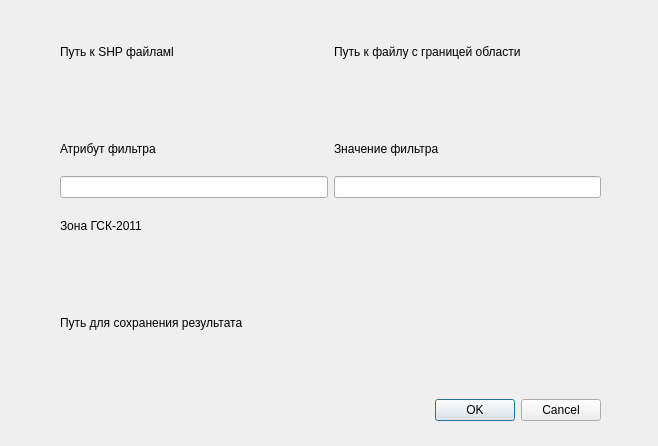
<?xml version="1.0" encoding="UTF-8"?>
<ui version="4.0">
 <class>clip_reproject_dialog_base</class>
 <widget class="QDialog" name="clip_reproject_dialog_base">
  <property name="geometry">
   <rect>
    <x>0</x>
    <y>0</y>
    <width>658</width>
    <height>446</height>
   </rect>
  </property>
  <property name="mouseTracking">
   <bool>false</bool>
  </property>
  <property name="windowTitle">
   <string>Clip Reproject</string>
  </property>
  <widget class="QWidget" name="layoutWidget">
   <property name="geometry">
    <rect>
     <x>60</x>
     <y>30</y>
     <width>541</width>
     <height>391</height>
    </rect>
   </property>
   <layout class="QGridLayout" name="gridLayout">
    <item row="3" column="0">
     <widget class="QgsFileWidget" name="osm_path">
      <property name="storageMode">
       <enum>QgsFileWidget::GetDirectory</enum>
      </property>
     </widget>
    </item>
    <item row="2" column="0">
     <widget class="QLabel" name="label">
      <property name="text">
       <string>Путь к SHP файламl</string>
      </property>
     </widget>
    </item>
    <item row="8" column="1">
     <widget class="QLineEdit" name="field_name"/>
    </item>
    <item row="7" column="0">
     <widget class="QLabel" name="label_3">
      <property name="text">
       <string>Атрибут фильтра</string>
      </property>
     </widget>
    </item>
    <item row="8" column="0">
     <widget class="QLineEdit" name="attr_value"/>
    </item>
    <item row="2" column="1">
     <widget class="QLabel" name="label_2">
      <property name="text">
       <string>Путь к файлу с границей области</string>
      </property>
     </widget>
    </item>
    <item row="3" column="1">
     <widget class="QgsFileWidget" name="admin_shp">
      <property name="filter">
       <string>*.shp</string>
      </property>
     </widget>
    </item>
    <item row="7" column="1">
     <widget class="QLabel" name="label_4">
      <property name="text">
       <string>Значение фильтра</string>
      </property>
     </widget>
    </item>
    <item row="11" column="0">
     <widget class="QLabel" name="label_5">
      <property name="text">
       <string>Путь для сохранения результата</string>
      </property>
     </widget>
    </item>
    <item row="15" column="1">
     <widget class="QDialogButtonBox" name="button_box">
      <property name="orientation">
       <enum>Qt::Horizontal</enum>
      </property>
      <property name="standardButtons">
       <set>QDialogButtonBox::Cancel|QDialogButtonBox::Ok</set>
      </property>
     </widget>
    </item>
    <item row="14" column="0" colspan="2">
     <widget class="QgsFileWidget" name="result_path">
      <property name="storageMode">
       <enum>QgsFileWidget::GetDirectory</enum>
      </property>
     </widget>
    </item>
    <item row="10" column="0" colspan="2">
     <widget class="QgsFileWidget" name="result_path_2">
      <property name="storageMode">
       <enum>QgsFileWidget::GetDirectory</enum>
      </property>
     </widget>
    </item>
    <item row="9" column="0" colspan="2">
     <widget class="QLabel" name="label_6">
      <property name="text">
       <string>Зона ГСК-2011</string>
      </property>
     </widget>
    </item>
   </layout>
  </widget>
 </widget>
 <customwidgets>
  <customwidget>
   <class>QgsFileWidget</class>
   <extends>QWidget</extends>
   <header>qgsfilewidget.h</header>
  </customwidget>
 </customwidgets>
 <resources/>
 <connections>
  <connection>
   <sender>button_box</sender>
   <signal>accepted()</signal>
   <receiver>clip_reproject_dialog_base</receiver>
   <slot>accept()</slot>
   <hints>
    <hint type="sourcelabel">
     <x>20</x>
     <y>20</y>
    </hint>
    <hint type="destinationlabel">
     <x>20</x>
     <y>20</y>
    </hint>
   </hints>
  </connection>
  <connection>
   <sender>button_box</sender>
   <signal>rejected()</signal>
   <receiver>clip_reproject_dialog_base</receiver>
   <slot>reject()</slot>
   <hints>
    <hint type="sourcelabel">
     <x>20</x>
     <y>20</y>
    </hint>
    <hint type="destinationlabel">
     <x>20</x>
     <y>20</y>
    </hint>
   </hints>
  </connection>
 </connections>
</ui>
